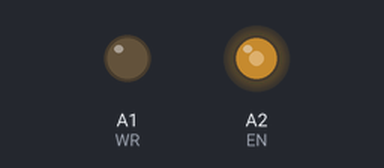
Bench run of a sketch on a simulated Arduino Uno, built with avr-gcc and run on an emulated ATmega328P. Parts: output pins drawn as LEDs (lit = HIGH). Pins used as bus, display or sensor lines are not drawn.

Above: at 0.05 s.
Timing chart, 0 to 84.3 s (numbered marks = the images above):
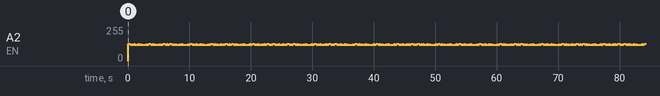

Measured:
- by itself, A2 (EN): moves between 123/255 and 129/255, repeating every 64.8 s

The sketch:

16x2_display.ino
```cpp
#define RS      A0
#define WR      A1
#define EN      A2

#define DATA0   2
#define DATA1   3
#define DATA2   4
#define DATA3   5
#define DATA4   6
#define DATA5   7
#define DATA6   8
#define DATA7   9

uint8_t display_data[] = {
  0b00000001,       // clear display
  0b00111001,       // function set
  0b10001111,       // set DDRAM address 0x0f
  0b01111110,       // line 1, character 15
  0x20,             // line 1, character 14
  0b01111111,       // line 1, character 13
  0x20,             // line 1, character 12
  0x54,             // line 1, character 11
  0x58,             // line 1, character 10
  0x54,             // line 1, character 9
  0x2e,             // line 1, character 8
  0x45,             // line 1, character 7
  0x4d,             // line 1, character 6
  0x41,             // line 1, character 5
  0x4e,             // line 1, character 4
  0x45,             // line 1, character 3
  0x4c,             // line 1, character 2
  0x49,             // line 1, character 1
  0x46,             // line 1, character 0
  0b11001011,       // set DDRAM address 0x4f
  0x20,             // line 2, character 11
  0x37,             // line 2, character 10
  0x34,             // line 2, character 9
  0x3a,             // line 2, character 8
  0x33,             // line 2, character 7
  0x30,             // line 2, character 6
  0x2f,             // line 2, character 5
  0x30,             // line 2, character 4
  0x30,             // line 2, character 3
  0x3a,             // line 2, character 2
  0x30,             // line 2, character 1
  0x30              // line 2, character 0
};

uint8_t index = 0;
uint32_t timestamp = millis();

void setup() {
// Serial.begin(115200);

pinMode(RS, OUTPUT);
pinMode(WR, OUTPUT);
pinMode(EN, OUTPUT);

pinMode(DATA0, OUTPUT);
pinMode(DATA1, OUTPUT);
pinMode(DATA2, OUTPUT);
pinMode(DATA3, OUTPUT);
pinMode(DATA4, OUTPUT);
pinMode(DATA5, OUTPUT);
pinMode(DATA6, OUTPUT);
pinMode(DATA7, OUTPUT);

digitalWrite(WR, 0);
digitalWrite(EN, 0);

}

void loop() {

uint8_t cur_byte = display_data[index];

digitalWrite(EN, 0);

if (index == 0 || index == 1 || index == 2 || index == 19) digitalWrite(RS, 0);
else digitalWrite(RS, 1);

if (cur_byte & (1<<0)) digitalWrite(DATA0, 1);
else digitalWrite(DATA0, 0);
if (cur_byte & (1<<1)) digitalWrite(DATA1, 1);
else digitalWrite(DATA1, 0);
if (cur_byte & (1<<2)) digitalWrite(DATA2, 1);
else digitalWrite(DATA2, 0);
if (cur_byte & (1<<3)) digitalWrite(DATA3, 1);
else digitalWrite(DATA3, 0);
if (cur_byte & (1<<4)) digitalWrite(DATA4, 1);
else digitalWrite(DATA4, 0);
if (cur_byte & (1<<5)) digitalWrite(DATA5, 1);
else digitalWrite(DATA5, 0);
if (cur_byte & (1<<6)) digitalWrite(DATA6, 1);
else digitalWrite(DATA6, 0);
if (cur_byte & (1<<7)) digitalWrite(DATA7, 1);
else digitalWrite(DATA7, 0);

delay(1);
digitalWrite(EN, 1);
delay(1);

index++;
if (index > 31) index = 0;

if (millis() - timestamp > 1000)
{
  timestamp = millis();
  display_data[27]++;

  if (display_data[27] > 0x39)
  {
    display_data[27] = 0x30;
    display_data[28]++;
  }

  if (display_data[28] > 0x35)
  {
    display_data[28] = 0x30;
    display_data[30]++;
  }

  if (display_data[30] > 0x39)
  {
    display_data[30] = 0x30;
    display_data[31]++;
  }

}

display_data[0] = 0b00001100;   // display on / off

}
```
